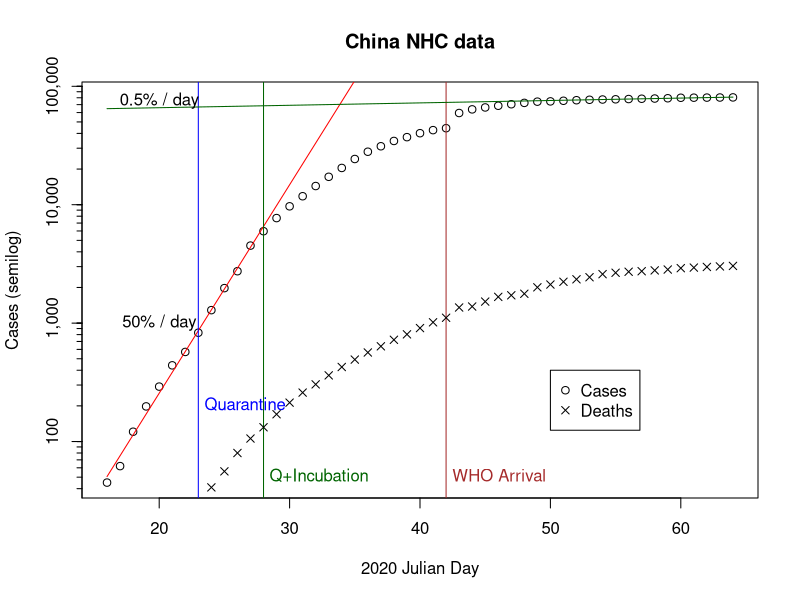
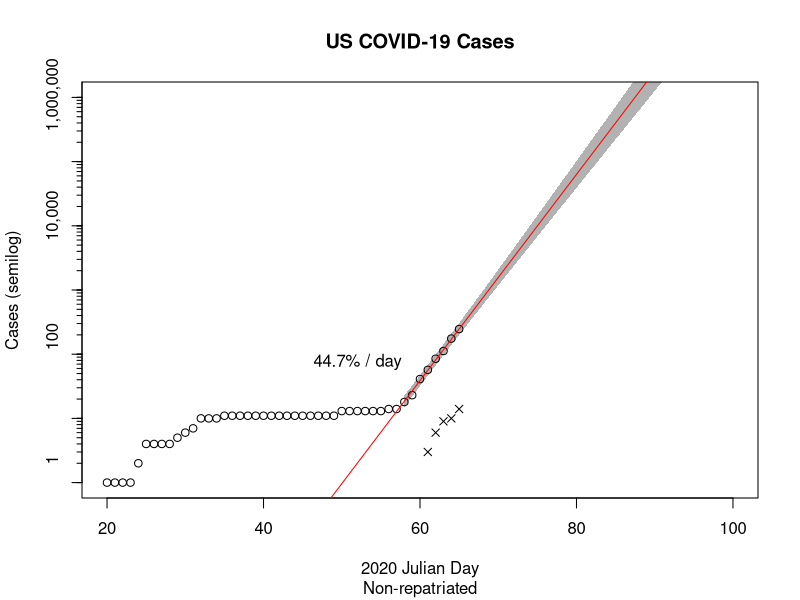

Recreate these plots in R, in order.
china_nhc_cases <- data.frame(
  doy   = 16:64, # 2020
  cases = c(45, 62, 121, 198, 291, 440, 571, 830, 1287, 1975, 2744, 4515, 5974,
            7711, 9692, 11791, 14380, 17205, 20438, 24324, 28018,
            31161, 34546, 37198,40171,42638,44276,59493,63851,
            66286, 68500, 70548, 72436, 74185,74576,75465,76288,76936,
            77345, 77658, 78064, 78514, 78824, 79251, 80026, 80151,
            80270, 80411, 80573),
  deaths= c(NA, NA, NA, NA, NA, NA, NA, 25, 41, 56, 80,106,132,
            170, 213, 259, 304, 362, 426, 492, 565, 637,723,804,908,
            1016,1110,1355,1381,1520,1666,1718,1770,2006,2118,2234,2345,
            2441,2592,2663, 2715, 2744, 2788, 2835, 2912, 2944,
            2981,3012,3042)
)

model1 <- lm(log(cases) ~ doy, china_nhc_cases[16:28-15,])
summary(model1)



png("China.png")

with(china_nhc_cases,
  plot(doy, cases, log="y",
    main="China NHC data",
    xlab="2020 Julian Day",
    ylab="Cases (semilog)",
    yaxt="n"
  )
)


y1 <- floor(log10(range(china_nhc_cases$cases)))
pow <- seq(y1[1], y1[2]+1)
ticksat <- as.vector(sapply(pow, function(p) (1:10)*10^p))
axis(2, 10^pow, labels=format(10^pow, scientific=FALSE, big.mark=","))
axis(2, ticksat, labels=NA, tcl=-0.25, lwd=0, lwd.ticks=1)


f <- function(model, x)
{
  cf <- coef(model)
  exp(cf[1] + x*cf[2])
}
curve(f(model1,x), col='red', add=TRUE)

summary(lm(log(cases) ~ poly(doy,4), china_nhc_cases))

abline(v=23, col='blue') # Quarantine
text(22.7, 200, pos=4, "Quarantine", col='blue')
abline(v=23+5, col='darkgreen') # Incubation period estimate
text(27.7, 50, pos=4, 'Q+Incubation', col='darkgreen') #https://www.thelancet.com/journals/lancet/article/PIIS0140-6736(20)30260-9/fulltext#tbl1
abline(v=42, col='brown')
text(41.7, 50, pos=4, 'WHO Arrival', col='brown')

with(china_nhc_cases, points(doy, deaths, pch=4))

# 5-day lag
with(china_nhc_cases,prop.test(deaths[8:21], cases[3:16]))

# 4-day lag
with(china_nhc_cases,prop.test(deaths[8:21], cases[4:17]))


# Assume New Growth Rate
model2 <- lm(log(cases) ~ doy, china_nhc_cases[(52-15):length(china_nhc_cases$doy),])
summary(model2)
curve(f(model2,x), col='darkgreen', add=TRUE)

legend(50, 400, c("Cases", "Deaths"), pch=c(1,4))
text(20,  1000, paste0(round(100*(exp(coef(model1)[2])-1),1), "% / day"))
text(20, 75000, paste0(round(100*(exp(coef(model2)[2])-1),1), "% / day"))

dev.off()

# Logistic Growth Model
# Logistic model fails to explain bend
#
#data   <- china_nhc_cases
#data$t <- data$doy - 16
#
#
#
# lmodel <- nls(log(cases) ~ log(k/(1+((k-45)/45)*exp(-r*t))),
#               data,
#               start=c(k=10000, r=0.4))
# summary(lmodel)
# k <- coef(lmodel)[1]
# r <- coef(lmodel)[2]
# curve(k/(1+((k-45)/45)*exp(-r*(x-16))), add=TRUE, col='orange')
# 
# 

# This leaves out the 45 from princess and 3 that were repatriated
# into isolation. I.e., tracking cases identified in the wild.
us_data <- data.frame(
  doy    = c(20:65),
  cases  = c(1, 1, 1, 1, 2, 4, 4, 4, 4, 5, 6, 7, 10, 10, 10,
             11, 11, 11, 11, 11, 11, 11, 11, 11, 11, 11, 11,
             11, 11, 11, 13, 13, 13, 13, 13, 13, 
             14, 14, 18, 23, 41, 57, 85, 112, 175, 246),
  deaths = c(rep(0, 41), 3, 6, 9, 10, 14)
)

df <- us_data[38:length(us_data$doy),]

us_model <- lm(log(cases) ~ doy, df)

summary(us_model)

us_pred <- exp(predict(us_model, data.frame(doy=58:100), interval=c("prediction")))
us_pred

png("us.png")
with(us_data,{
  plot(doy, cases, log="y",
    main="US COVID-19 Cases",
    sub="Non-repatriated",
    xlab="2020 Julian Day",
    ylab="Cases (semilog)",
    yaxt="n",
    ylim=c(1, 1e6),
    xlim=c(20, 100)
  )
  points(doy[deaths > 0], deaths[deaths > 0], pch=4)
})
    
polygon(
  c(58:100, 100:58),
  c(us_pred[,2], rev(us_pred[,3])),
  border=FALSE,
  col=rgb(0, 0, 0, 0.3))
  

#y1 <- floor(log10(range(us_data$cases)))
y1 <- c(0,6)
pow <- seq(y1[1], y1[2]+1)
ticksat <- as.vector(sapply(pow, function(p) (1:10)*10^p))
axis(2, 10^pow, labels=format(10^pow, scientific=FALSE, big.mark=","))
axis(2, ticksat, labels=NA, tcl=-0.25, lwd=0, lwd.ticks=1)
curve(f(us_model,x), col='red', add=TRUE)

text(52, 75, paste0(round(100*(exp(coef(us_model)[2])-1),1), "% / day"))

dev.off()


# plg <- function(t, k, r, p0) k*p0*exp(r*t)/(k+p0*(exp(r*t)-1))
# curve(log(plg(x, 3.3e8, 0.36, 10)), from = 0, to = 90)

library(chron)
us_pred      <- as.data.frame(round(us_pred))
mdy          <- month.day.year(58:100, c(month=1, day=1, year=2020))
us_pred$date <- ISOdatetime(mdy$year, mdy$month, mdy$day, 0, 0, 0)
